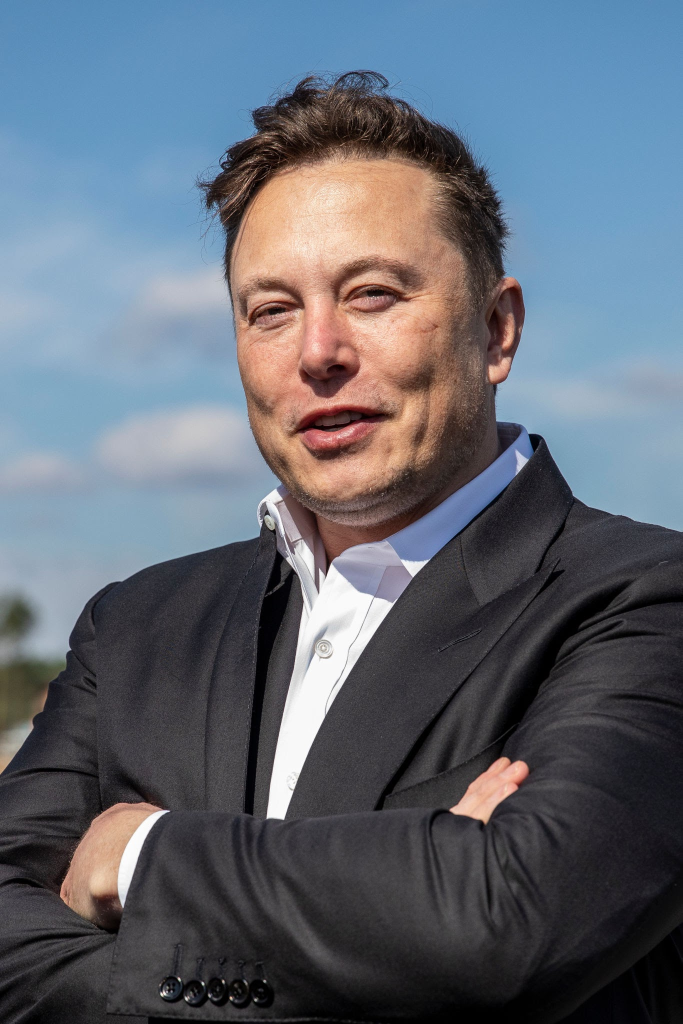
#> input picture elon.1 jpg.jpeg, 1365 x 2048 px, given in place of FACE .JPG.jpeg, which was not available (shown at 1/2 size)
$ jupyter execute --allow-errors face_detiction_with_data_base.ipynb   (text cells are left out)
#> lines starting #> are read from the running program, lines starting #| are printed output that depends on the picture; after the words box and inside, x2 and y2 are one past the last pixel; in counts of white or black regions, pixels touching at a corner belong together; pictures that were not available may be replaced by others from this repository, and a replacement may not be noted
[cell 1]
import cv2
from google.colab.patches import cv2_imshow

[cell 2]
import cv2
print(cv2.__version__)

[cell 3]
import numpy as np
from google.colab.patches import cv2_imshow
from PIL import Image

[cell 4]
import numpy as np
from google.colab.patches import cv2_imshow

[cell 5]
img=cv2.imread("/content/FACE .JPG.jpeg")
#> img is the input picture: shape (2048, 1365, 3); mean B, G, R 114.7, 103.7, 96.7
cv2_imshow(img)

[cell 6]
cv2.imwrite("pic.jpg",cv2.Canny(img,200,300))
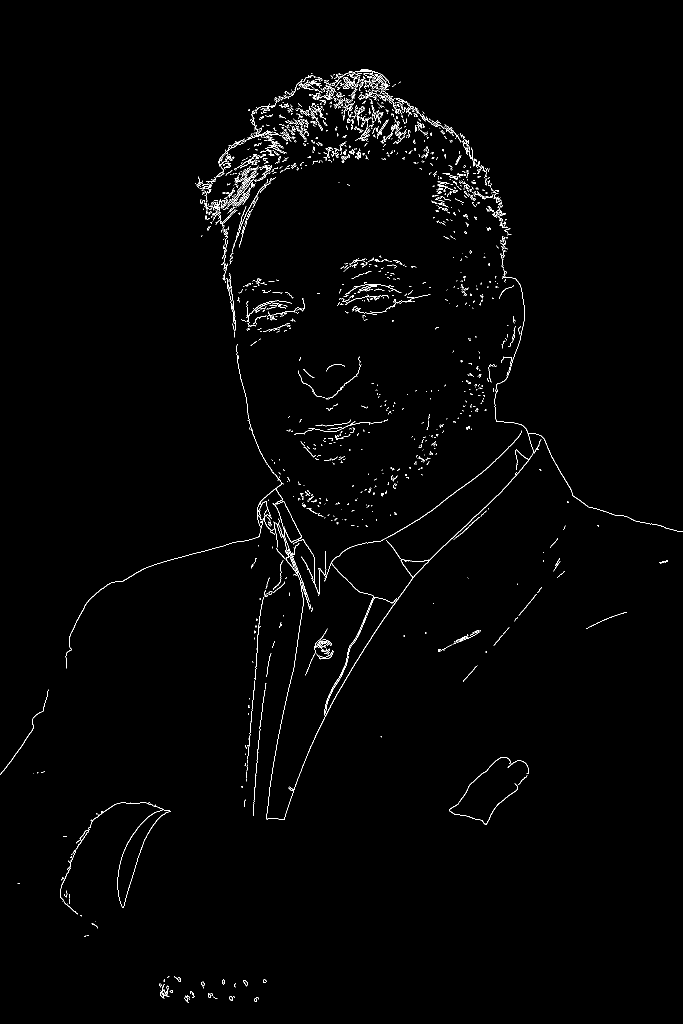
#> saved as pic.jpg: shape (2048, 1365) (shown at 1/2 size); 1.1% white in thin lines or dots
#> Out = True

[cell 7]
cv2_imshow(cv2.imread("pic.jpg"))

[cell 8]
import cv2
from google.colab.patches import cv2_imshow
#putText(img, text, org, fontFace, fontScale, color[, thickness[, lineType[, bottomLeftOrigin]]])
img=cv2.imread("/content/FACE .JPG.jpeg")
cv2.putText(img,"INDRO",(100,600),cv2.FONT_HERSHEY_SCRIPT_COMPLEX,2,(255,255,255),5)
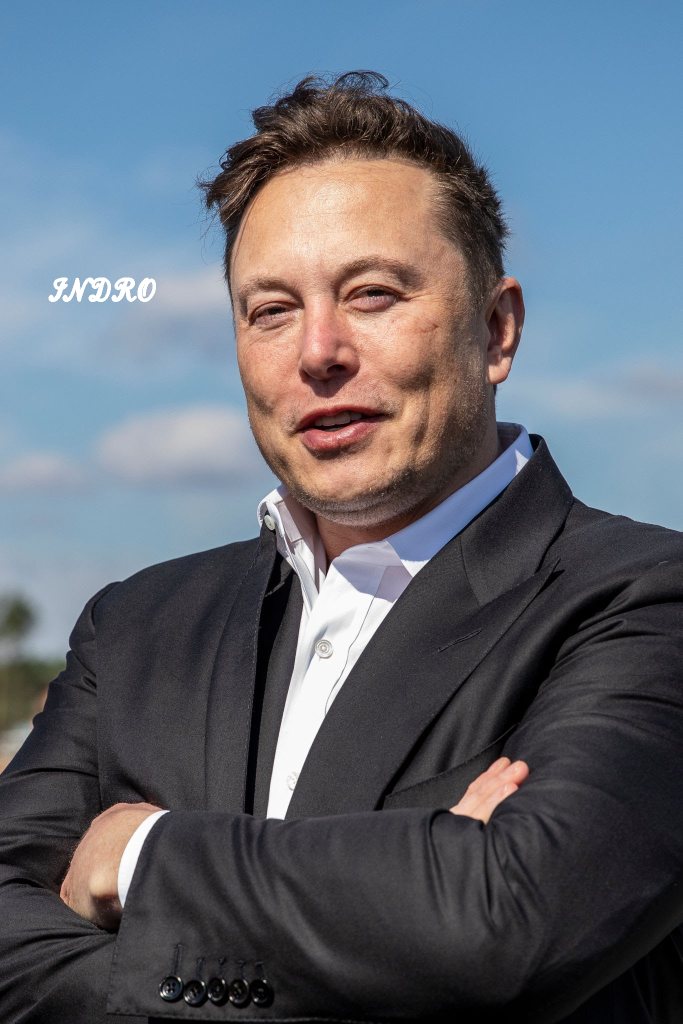
#> img: shape (2048, 1365, 3) (shown at 1/2 size); 0.2% of pixels changed, all inside (x1, y1, x2, y2) = (97, 555, 312, 604)
cv2_imshow(img)

[cell 9]
import cv2
from google.colab.patches import cv2_imshow
cv2_imshow(cv2.imread("/content/WhatsApp Image 2023-05-01 at 3.55.14 PM.jpeg"))
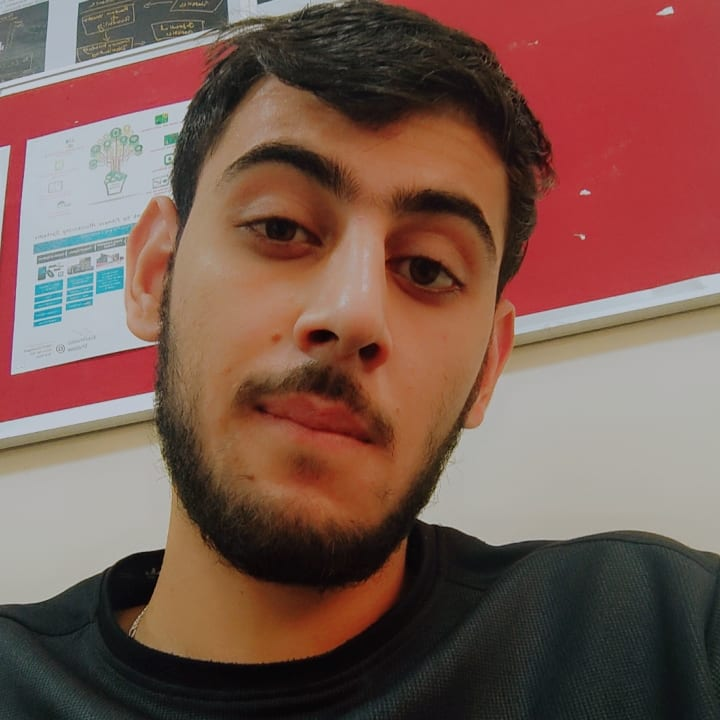
#> input picture WhatsApp Image 2023-05-01 at 3.55.14 PM.jpeg, 720 x 720 px, found by its file name

[cell 10]
pic1="/content/suhana.11.jpeg"
pic2="/content/inder.1.jpg"
pic3="/content/harshal.10.jpeg"
pic4="/content/VIKAS.2.jpg"
img=cv2.imread(pic1)
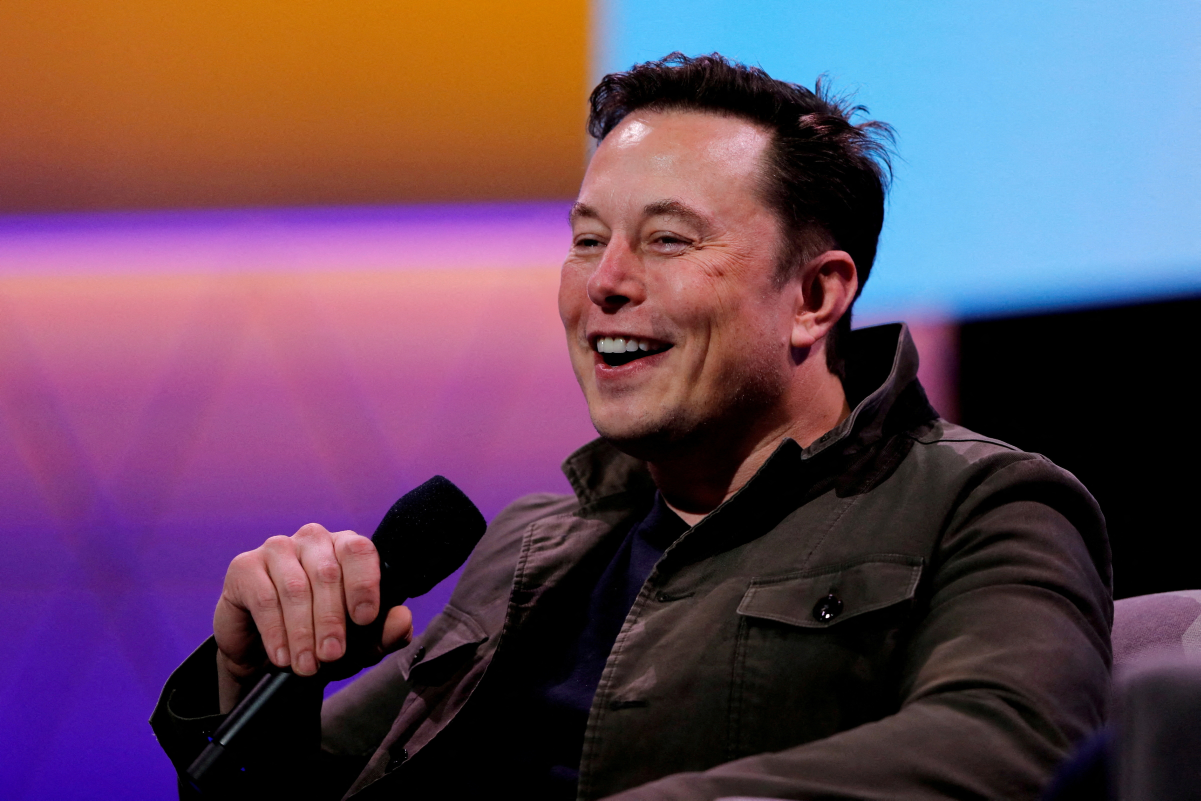
#> input picture elon.2.jpg, 4802 x 3202 px, given in place of suhana.11.jpeg, which was not available (shown at 1/4 size)
#> img is the input picture: shape (3202, 4802, 3); mean B, G, R 90.9, 71.9, 99.6
face_detection=cv2.CascadeClassifier(cv2.data.haarcascades + 'haarcascade_frontalface_default.xml')
# convert the image into gray scale
gray_pic=cv2.cvtColor(img,cv2.COLOR_BGR2GRAY)
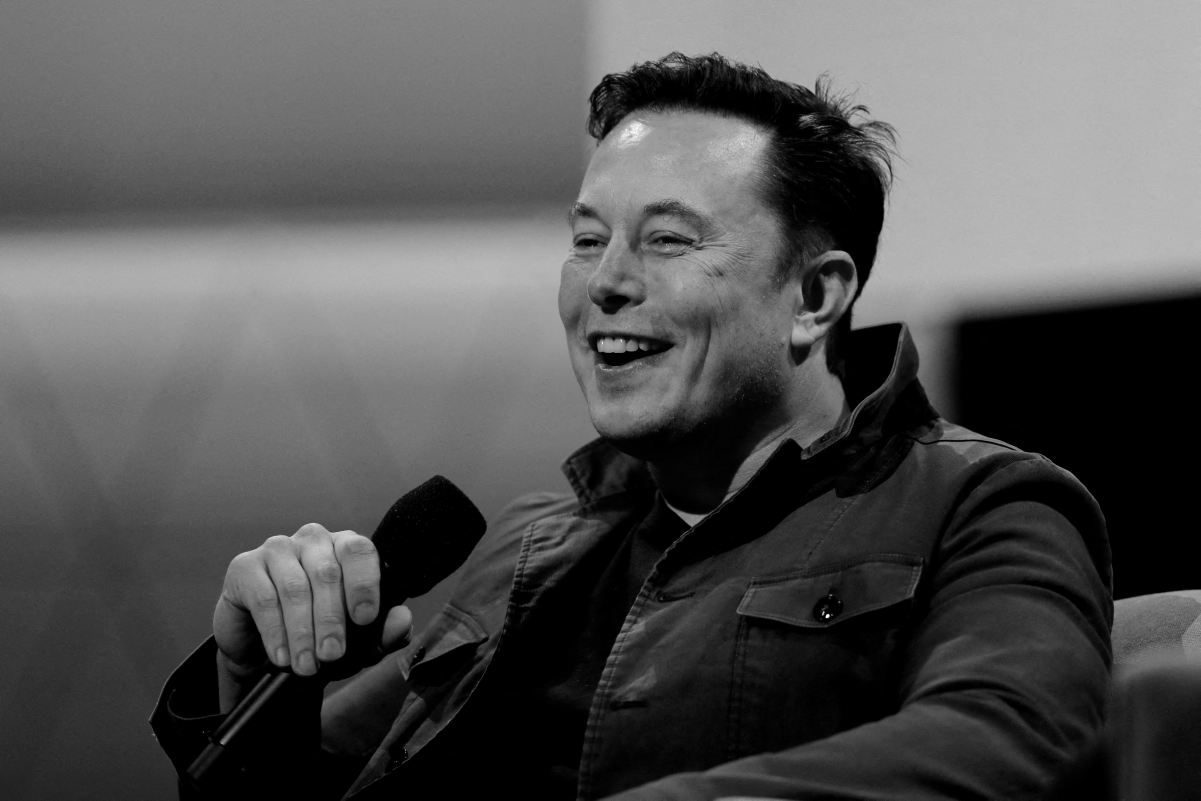
#> gray_pic: shape (3202, 4802) (shown at 1/4 size); min 0, max 255, mean 82.3
# cv2_imshow(gray_pic)
#face detection
faces=face_detection.detectMultiScale(gray_pic,scaleFactor=1.3,minNeighbors=7)
#> faces = ()
#print(faces)
for (x,y,w,h) in faces:
  image=cv2.rectangle(img,(x,y),(x+w,y+h),(0,255,0),3)
#> this loop made 0 passes
#> (the rest of this cell did not finish here and is left out)

[cell 11]
import cv2
import numpy as np
from PIL import Image
import os

[cell 12]
path='/content/face data base'
recognizer=cv2.face.LBPHFaceRecognizer_create()
detector=cv2.CascadeClassifier(cv2.data.haarcascades + "haarcascade_frontalface_default.xml")

[cell 13]
def getImagesAndLabels(path):

#> called with path = '/content/face data base'
  imagePaths=[os.path.join(path,f) for f in os.listdir(path)]
  faceSamples=[]
  ids=[]

  for imagePath in imagePaths:
    try:
      PIL_img=Image.open(imagePath).convert('L')  #convert it to grayscale
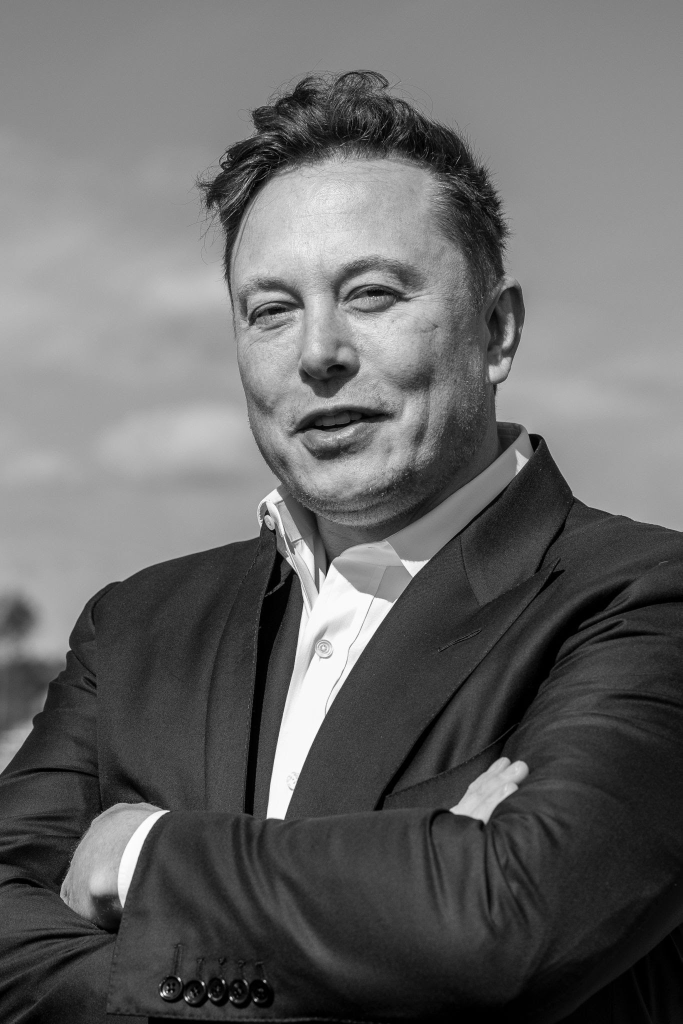
#> PIL_img: PIL image 1365x2048 L (shown at 1/2 size); min 0, max 255, mean 102.9
      img_numpy=np.array(PIL_img,'uint8')

      id=int(os.path.split(imagePath)[-1].split(".")[1])
      faces=detector.detectMultiScale(img_numpy,minNeighbors=5)

      for (x,y,w,h) in faces:
        faceSamples.append(img_numpy[y:y+h,x:x+w])
        ids.append(id)
    except:
      pass
  return faceSamples,ids
